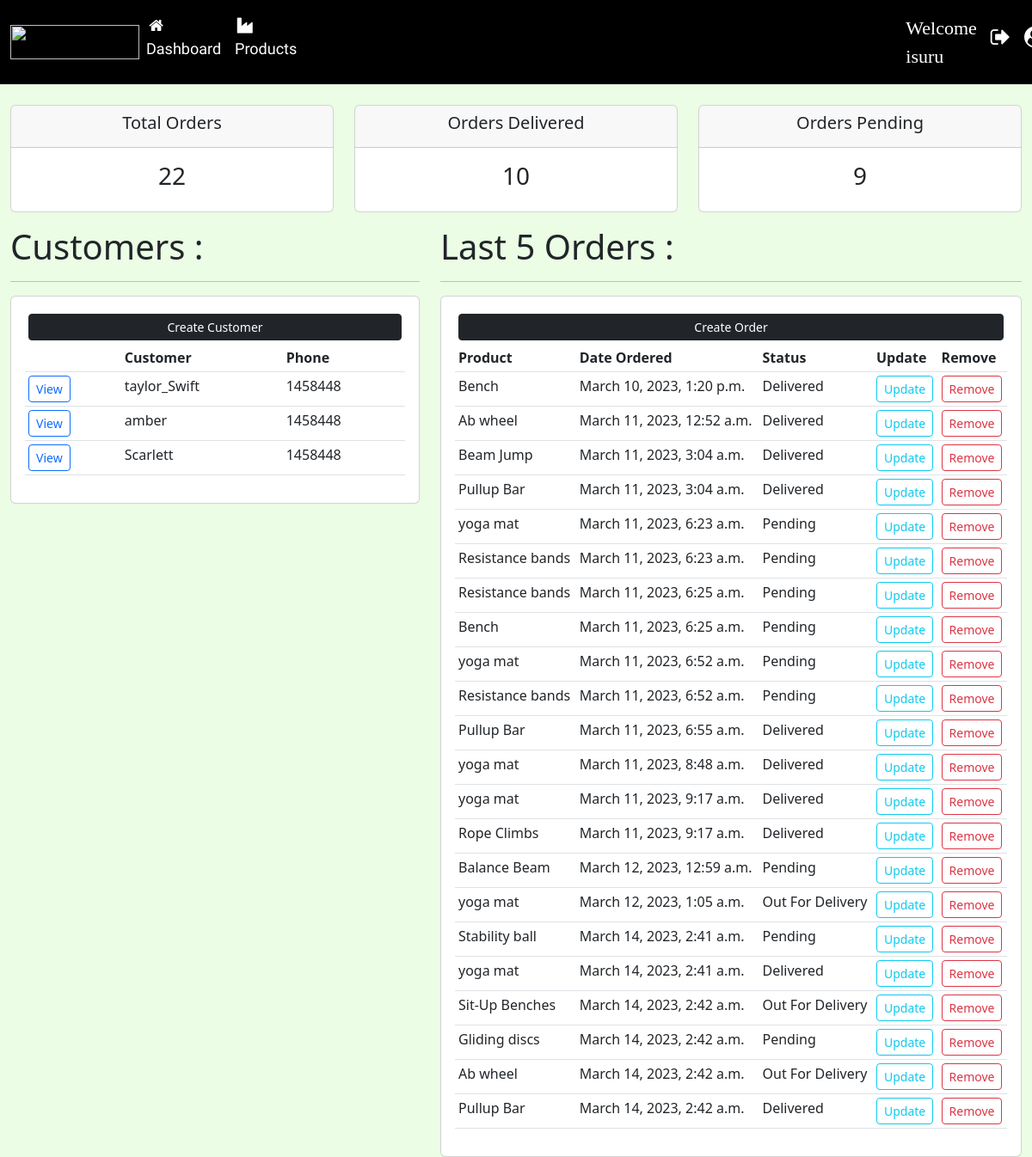
Page / (signed in) on the earlier database version.
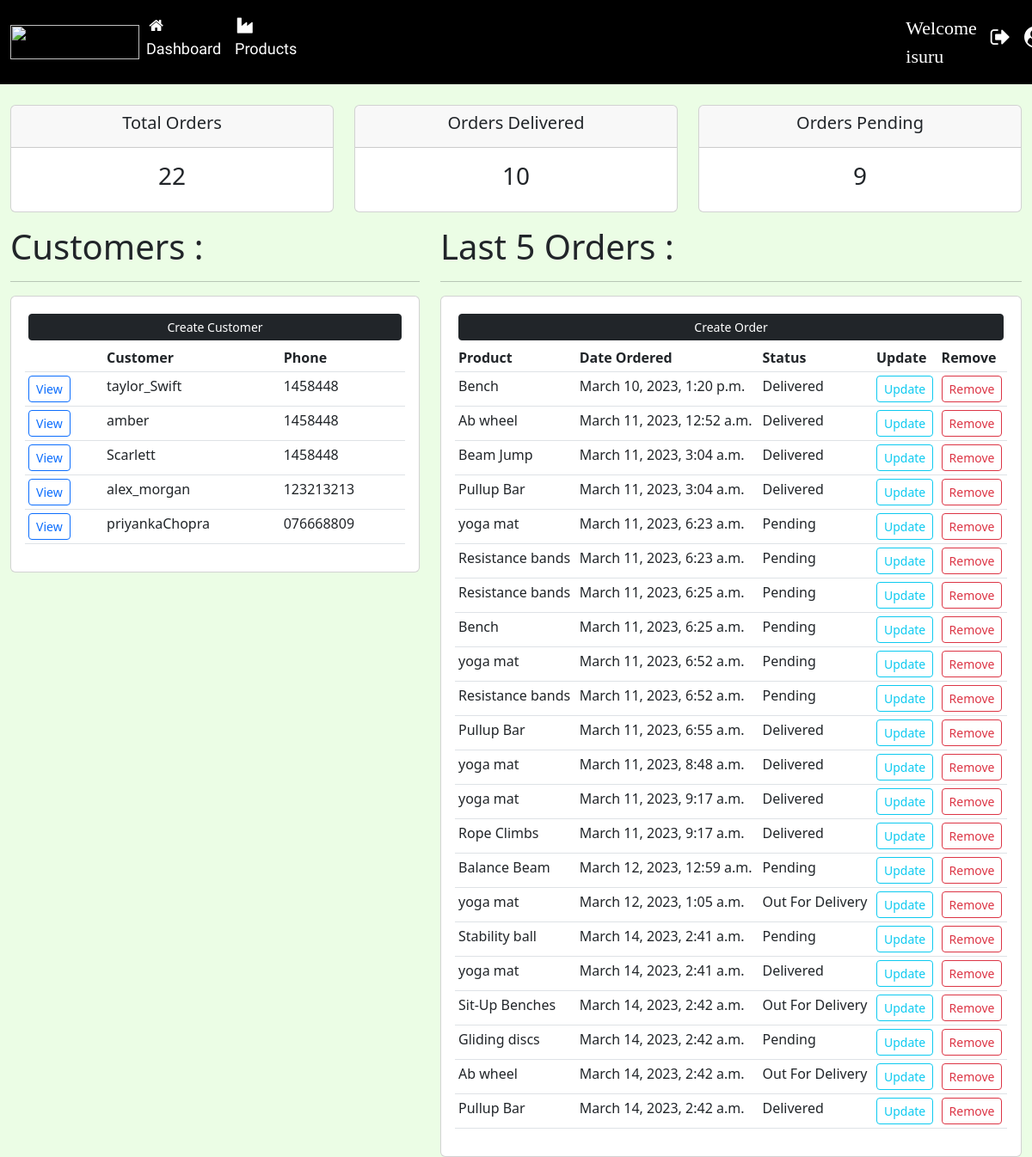
Same page on the later database version.
### accounts/models.py (models this page shows, shortened)
class Customer(models.Model):
    user = models.OneToOneField(User, null=True, on_delete=models.CASCADE)
    name = models.CharField(max_length=200, null=True)
    phone = models.CharField(max_length=200, null=True)
    email = models.CharField(max_length=200, null=True)
    profile_pic = models.ImageField(default="p1.png",null=True,blank=True)
    date_created = models.DateTimeField(auto_now_add=True, null=True)

class Order(models.Model):
    STATUS = (
        ("Pending", "Pending"),
        ("Out For Delivery", "Out For Delivery"),
        ("Delivered", "Delivered"),
    )
    customer = models.ForeignKey(Customer, on_delete=models.SET_NULL, null=True)
    product = models.ForeignKey(Product, on_delete=models.SET_NULL, null=True)
    date_created = models.DateTimeField(auto_now_add=True, null=True)
    status = models.CharField(max_length=200, null=True, choices=STATUS)

class Product(models.Model):
    CATEGORY = (
        ("Indoor", "Indoor"),
        ("Out Door", "Out Door"),
    )
    name = models.CharField(max_length=200, null=True)
    price = models.FloatField(null=True)
    category = models.CharField(max_length=200, null=True, choices=CATEGORY)
    description = models.CharField(max_length=200, null=True)
    date_created = models.DateTimeField(auto_now_add=True, null=True)
    tags = models.ManyToManyField(Tag)
    def __str__(self):
        return self.name

### accounts/decorators.py (the view)
    def wrapper_func(request, *args, **kwargs):
        group = None
        if request.user.groups.exists():
            group = request.user.groups.all()[0].name
        if group == "customers":
            return redirect("user-page")
        elif group == "admin":
            return view_func(request, *args, **kwargs)

### accounts/views.py (called while the page is built)
@login_required(login_url="login")
@admin_only
def home(request):
    orders = Order.objects.all()
    customers = Customer.objects.all()
    total_orders = orders.count()
    delivered = orders.filter(status="Delivered").count()
    pending = orders.filter(status="Pending").count()
    out_for_delevery = orders.filter(status="Out For Delivery").count()
    context = {"customers": customers, "orders": orders, "total_orders": total_orders, "delivered": delivered,
               "out_for_delivery": out_for_delevery, "pending": pending}
    return render(request, "Dashboard.html", context)

### templates/Dashboard.html (shortened to what this page needs)
{% extends "Main.html" %}
{% load static %}
{% block content %}
	{% include "status.html" %}
	<div class="container-fluid">
		<div class="row">
			<div class="col-md-5">
				<h5 class="display-6">Customers :</h5>
				<hr/>
				<div class="card card-body">
					<a class="btn btn-dark btn-sm btn-block m-1" href="{% url "create-customer" %}">Create Customer</a>
					<table class="table table-sm">
						<tr>
							<th></th>
							<th>Customer</th>
							<th>Phone</th>
						</tr>
						{% for customer in customers %}
							<tr>
								<td><a class="btn btn-outline-primary btn-sm" href="{% url "customer" customer.id %}">View</a>
								</td>
								<td>{{ customer.name }}</td>
								<td>{{ customer.phone }}</td>
							</tr>
						{% endfor %}
					</table>
				</div>
			</div>
			<div class="col-md-7">
				<h5 class="display-6">Last 5 Orders :</h5>
				<hr/>
				<div class="card card-body">
					<a class="btn btn-dark btn-sm btn-block m-1" href="">Create Order</a>
					<table class="table table-sm">
						<tr>
							<th>Product</th>
							<th>Date Ordered</th>
							<th>Status</th>
							<th>Update</th>
							<th>Remove</th>
						</tr>
						{% for order in orders %}
							<tr>
								<td>{{ order.product }}</td>
								<td>{{ order.date_created }}</td>
								<td>{{ order.status }}</td>
								<td><a class="btn btn-outline-info btn-sm" href="{% url "update-order" order.id %}">Update</a>
								</td>
								<td><a class="btn btn-outline-danger btn-sm" href="{% url "delete-order" order.id %}">Remove</a></td>
							</tr>
						{% endfor %}
					</table>
				</div>
			</div>
		</div>
	</div>
{% endblock %}

### templates/Main.html (shortened to what this page needs)
<!DOCTYPE html>
{% load static %}
<html lang="en">
<head>
	<link href="https://cdn.jsdelivr.net/npm/bootstrap@5.3.0-alpha1/dist/css/bootstrap.min.css" rel="stylesheet"
>
	<link rel="stylesheet" type="text/css" href="{% static "styles/main.css" %}">
</head>
<body>
{% include "NavBar.html" %}
{% block content %}{% endblock %}
</body>
</html>

### templates/NavBar.html (shortened to what this page needs)
<!DOCTYPE html>
{% load static %}
<html lang="en">
<head>
	<link rel="stylesheet" href="https://cdnjs.cloudflare.com/ajax/libs/font-awesome/4.7.0/css/font-awesome.min.css">
	<link rel="stylesheet" type="text/css" href="{% static "styles/main.css" %}">
</head>
<body>
{% block content %}
	<nav class="navbar navbar-expand-lg navbar-dark bg-black text-light">
		<div class="container-fluid">
			<img src="https://bind-crm-public.s3.eu-west-2.amazonaws.com/logo-light-1654586654vY8as.png"
			     href="{% url "home" %}" id="logo">
			<div class="collapse navbar-collapse" id="navbarSupportedContent">
				<ul class="navbar-nav me-auto mb-2 mb-lg-0">
				{% if request.user.is_staff %}
					<li class="nav-item">
						<a class="nav-link active" aria-current="page" href="{% url "home" %}"><i
								class="fa fa-fw fa-home"></i>Dashboard</a>
					</li>
					<li class="nav-item">
						<a class="nav-link active" aria-current="page" href="{% url "products" %}"><i
								class="fa fa-fw fa-industry"></i>Products</a>
					</li>
				{% endif %}
					<li class="nav-item">
						{% if request.user.is_authenticated %}
							<label class="nav-link active" aria-current="page" style="padding-left: 700px;font-family: Cinzel, serif;
                         font-size: 22px;  ">Welcome {{ request.user.username }}</label>
						{% endif %}
					</li>
				</ul>
				<ul class="navbar-nav  mb-2 d-flex">
					<li class="nav-item d-flex">
							<a class="nav-link active" aria-current="page" href="{% url "logout" %}"><i
									class="fa fa-sign-out"
									style="font-size:25px"></i></a>
							<a class="nav-link active" aria-current="page" href="{% url "login" %}"><i
									class="fa fa-user-circle"
									style="font-size:25px"></i></a>
					</li>
				</ul>
			</div>
		</div>
	</nav>
{% endblock %}
</body>
</html>

### templates/status.html (shortened to what this page needs)
<br/>
<div class="container-fluid">
	<div class="row">
	<div class="col-md-4">
		<div class="col-md">
			<div class="card text-center text-dark mb-3" id="total-orders">
				<div class="card-header">
					<h5 class="card-title">Total Orders</h5>
				</div>
				<div class="card-body">
					<h3 class="card-title">{{ total_orders }}</h3>
				</div>
			</div>
		</div>
	</div>
	<div class="col-md-4">
		<div class="col-md">
			<div class="card text-center text-dark mb-3" id="order-delivered">
				<div class="card-header">
					<h5 class="card-title">Orders Delivered</h5>
				</div>
				<div class="card-body">
					<h3 class="card-title">{{ delivered }}</h3>
				</div>
			</div>
		</div>
	</div>
	<div class="col-md-4">
		<div class="col-md">
			<div class="card text-center text-dark mb-3" id="orders-pending">
				<div class="card-header">
					<h5 class="card-title">Orders Pending</h5>
				</div>
				<div class="card-body">
					<h3 class="card-title">{{ pending }}</h3>
				</div>
			</div>
		</div>
	</div>
</div>
</div>

### static/styles/main.css (style rules this page uses)
body { background-color: #ebfde5; }
#logo { width: 150px; height: 40px; }
.navbar a { font-family: 'Source Sans Pro', sans-serif; font-size: 18px; padding-right: 30px; }
.active { background-color: black; }

Differences in the rows shown:
added Customer: name "alex_morgan", phone "123213213"
added Customer: name "priyankaChopra", phone "076668809"
